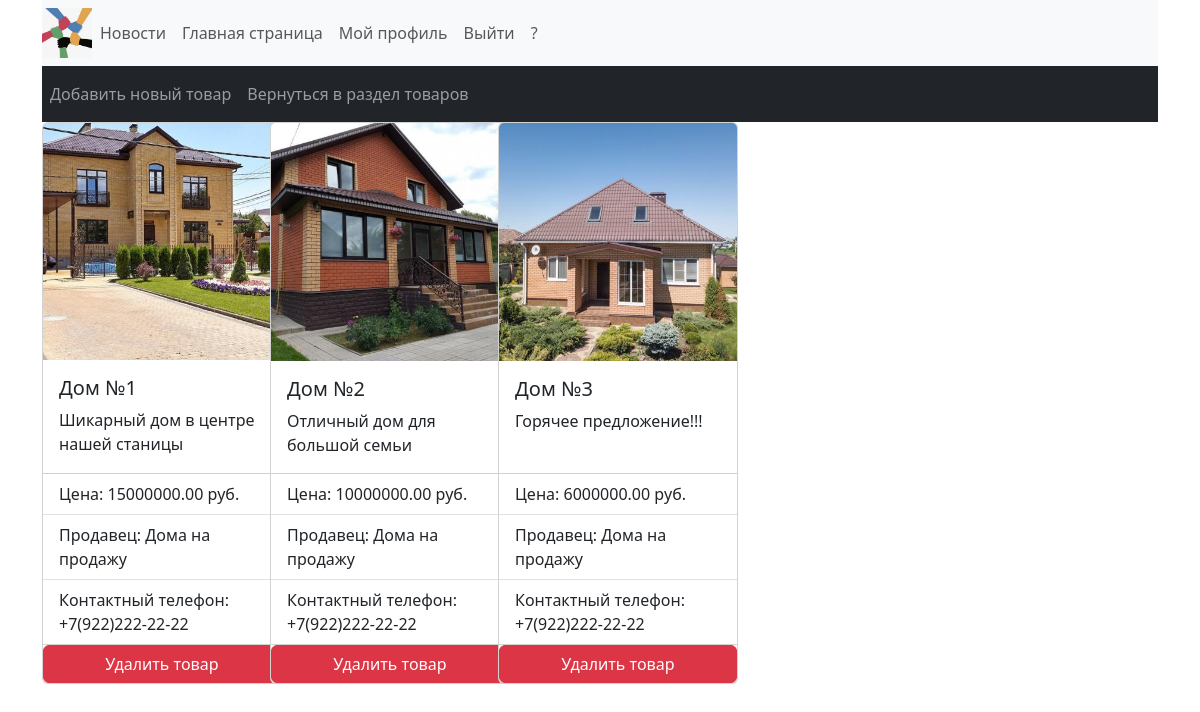
The app's page /JKH_site/my_products/ (signed in) with its own data.
### JKH_site/models.py (models this page shows, shortened)
class Product(models.Model):
    user = models.ForeignKey(User, on_delete=models.CASCADE, related_name='products', )
    product_category = models.ForeignKey(Category, related_name='products', on_delete=models.CASCADE,
                                         verbose_name='Выберите категорию')
    product_name = models.CharField(max_length=200, blank=False, unique=False)
    product_image = models.ImageField(default='static/media/products/default_image.jpg',
                                      upload_to='static/media/products')
    product_info = models.TextField(blank=True)
    product_price = models.DecimalField(max_digits=20, decimal_places=2)
    date_of_offering = models.DateTimeField(auto_now_add=True)

class Profile(models.Model):
    user = models.OneToOneField(User, on_delete=models.CASCADE)
    company_name = models.CharField(max_length=100, blank=True)
    company_info = models.TextField(blank=True)
    photo = models.ImageField(default='static/media/photos/default_photo.jpg', upload_to='static/media/photos')
    address = models.TextField(blank=True)
    phone_number = models.CharField(max_length=25, blank=True)

### JKH_site/views.py (the view)
# urls.py: path('my_products/', my_products, name='my_products'),
@login_required
def my_products(request):
    products = Product.objects.filter(user=request.user)
    context = {'products': products}
    return render(request, 'JKH_site/my_products.html', context)

### JKH_site/templates/JKH_site/my_products.html (shortened to what this page needs)
{% extends "JKH_site/base.html" %}
{% load static %}
{% block content %}
 <nav class="navbar navbar-expand-sm navbar-dark bg-dark">
     <div class="collapse navbar-collapse" id="navbarNav">
         <ul class="navbar-nav">
             <a class="nav-link" href="{% url 'JKH_site:product_adding' %}">Добавить новый товар</a>
             <a class="nav-link" href="{% url 'JKH_site:trades' %}">Вернуться в раздел товаров</a>
         </ul>
     </div>
 </nav>
<div class="row row-cols-1 row-cols-md-5">
    {% for i in products %}
        <div class="col">
            <div class="card h-100" style="width: 15rem;">
                <img src="{{ i.product_image.url }}" class="card-img-top" alt="Фото товара">
                    <div class="card-body">
                        <h5 class="card-title">{{i.product_name}}</h5>
                        <p class="card-text">{{i.product_info}}</p>
                    </div>
                    <ul class="list-group list-group-flush">
                        <li class="list-group-item">Цена: {{i.product_price}} руб.</li>
                        <li class="list-group-item">Продавец: {{i.user.profile.company_name}}</li>
                        <li class="list-group-item">Контактный телефон: {{i.user.profile.phone_number}}</li>
                    </ul>
                    <button type="button" class="btn btn-danger" data-bs-toggle="modal" data-bs-target="#deleteModal{{i.id}}">
                        Удалить товар
                    </button>
            </div>
        </div>
    {% endfor %}
</div>
{% endblock content %}

### records on screen
Product: product_image (picture), product_name "Дом №1", product_info "Шикарный дом в центре нашей станицы", product_price "15000000.00", user.profile.company_name "Дома на продажу", user.profile.phone_number "+7(922)222-22-22"
Product: product_image (picture), product_name "Дом №2", product_info "Отличный дом для большой семьи", product_price "10000000.00", user.profile.company_name "Дома на продажу", user.profile.phone_number "+7(922)222-22-22"
Product: product_image (picture), product_name "Дом №3", product_info "Горячее предложение!!!", product_price "6000000.00", user.profile.company_name "Дома на продажу", user.profile.phone_number "+7(922)222-22-22"
